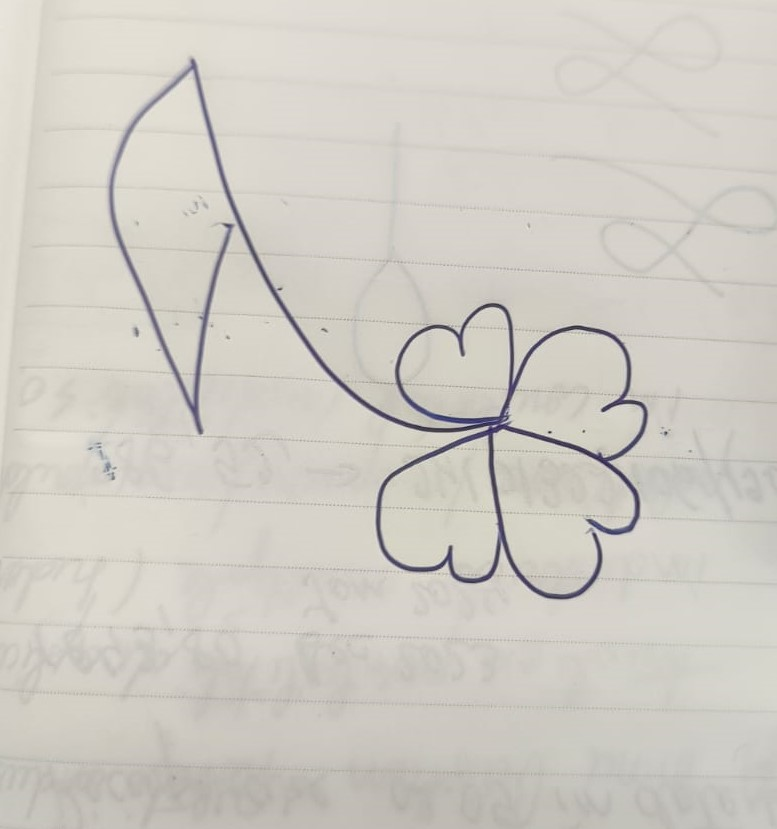
#> input picture test_files/trifoi.jpeg, 777 x 829 px
$ python test-recognize-lines.py
#> lines starting #> are read from the running program, lines starting #| are printed output that depends on the picture; after the words box and inside, x2 and y2 are one past the last pixel; in counts of white or black regions, pixels touching at a corner belong together
# ======================[ GENERATE POINTS]============================
import numpy as np
import matplotlib.pyplot as plt
import cv2


image = cv2.imread("./test_files/trifoi.jpeg")
#> image is the input picture: shape (829, 777, 3); mean B, G, R 196.4, 204, 207.9

# convert to grayscale
grayscale = cv2.cvtColor(image, cv2.COLOR_BGR2GRAY)

# perform edge detection
edges = cv2.Canny(grayscale, 50, 100)
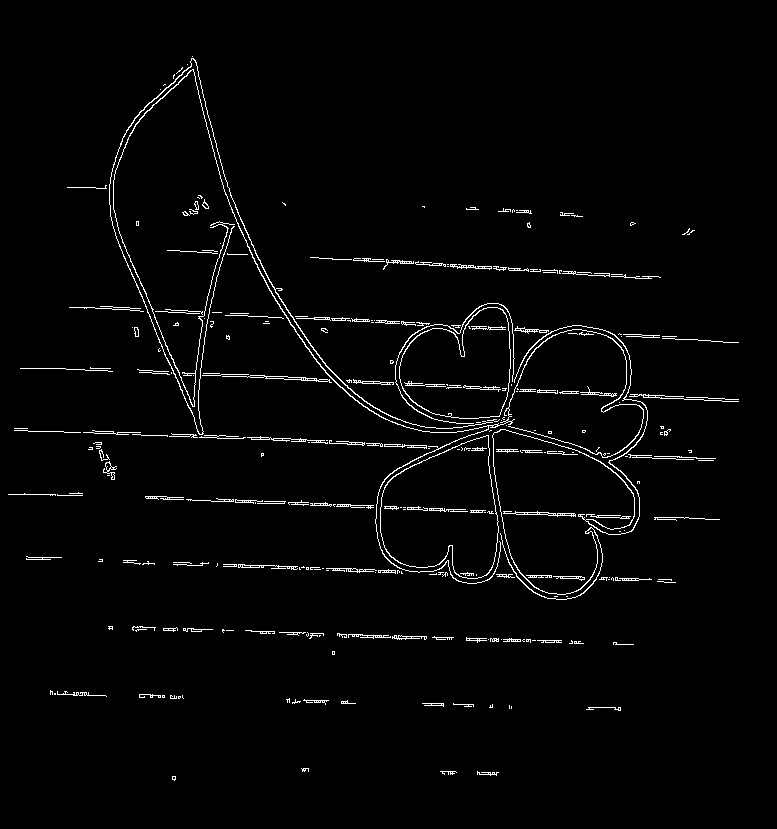
#> edges: shape (829, 777); 2.3% white in thin lines or dots, all inside (x1, y1, x2, y2) = (8, 56, 739, 781)

# detect lines in the image using hough lines technique
lines = cv2.HoughLinesP(edges, 1, np.pi/180, 100, np.array([]), 20, 10)
#> lines = 55 rows, first 6: [173, 562, 455, 572], [123, 562, 154, 563], [186, 434, 414, 445], [235, 502, 350, 506], [234, 376, 672, 398], [74, 307, 208, 314]

for line in lines:
    for x1, y1, x2, y2 in line:
        cv2.line(image, (x1, y1), (x2, y2), (20, 220, 20), 3)
#> this loop made 55 passes
#> line on passes 1 to 12: [[173, 562, 455, 572]], [[123, 562, 154, 563]], [[186, 434, 414, 445]], [[235, 502, 350, 506]], [[234, 376, 672, 398]], [[74, 307, 208, 314]], [[436, 573, 636, 580]], [[132, 627, 233, 630]], [[232, 374, 670, 396]], [[456, 325, 538, 329]], [[353, 260, 625, 275]], [[92, 430, 132, 432]]
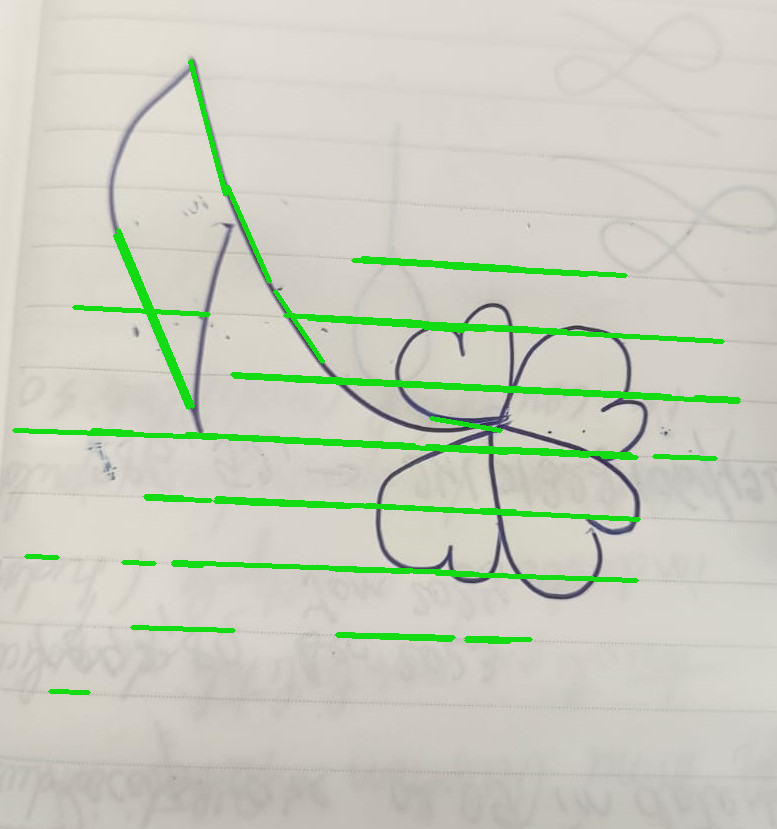
#> image: shape (829, 777, 3); 3.85% of pixels changed, all inside (x1, y1, x2, y2) = (12, 59, 741, 695)

plt.imshow(image)
plt.show()

# =================================[ROBOT MOVEMENT]==========================

import os
import sys

WRITE_HEIGHT = 15 # drawing level
SAFE_HEIGHT = 30 # used to retreat after drawing a line
MAGIC_NUMBER = 0.3 # used as a scale factor
OFFSET = 40
sys.path.append(os.path.join(os.path.dirname(__file__), '../../..'))

from xarm.wrapper import XArmAPI

# CONFIG ROBOT AND IP

if len(sys.argv) >= 2:
    ip = sys.argv[1]
else:
    try:
        from configparser import ConfigParser
        parser = ConfigParser()
        parser.read('../robot.conf')
        ip = parser.get('xArm', 'ip')
    except:
        # ip = input('Please input the xArm ip address:')
        ip = '192.168.1.160'
        if not ip:
            print('input error, exit')
            sys.exit(1)

# RESET, ACTIVATE ROBOT AND SET PARAMETERS

#> (the run stopped early here; a loop or call above may not have finished)

$ run again, with test_files/floare.jpeg copied over test_files/trifoi.jpeg
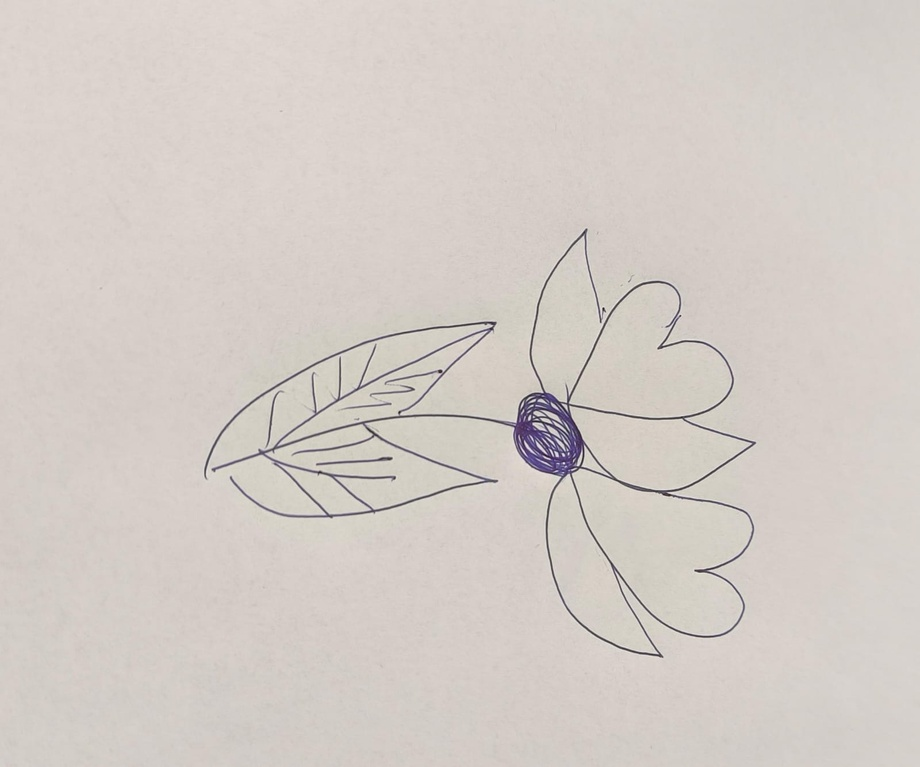
#> input picture test_files/floare.jpeg, 920 x 767 px, shrunk from 1600 x 1334 before the run
#> image is the input picture: shape (767, 920, 3); mean B, G, R 199, 204.4, 211.9
#> `edges = cv2.Canny(grayscale, 50, 100)`:
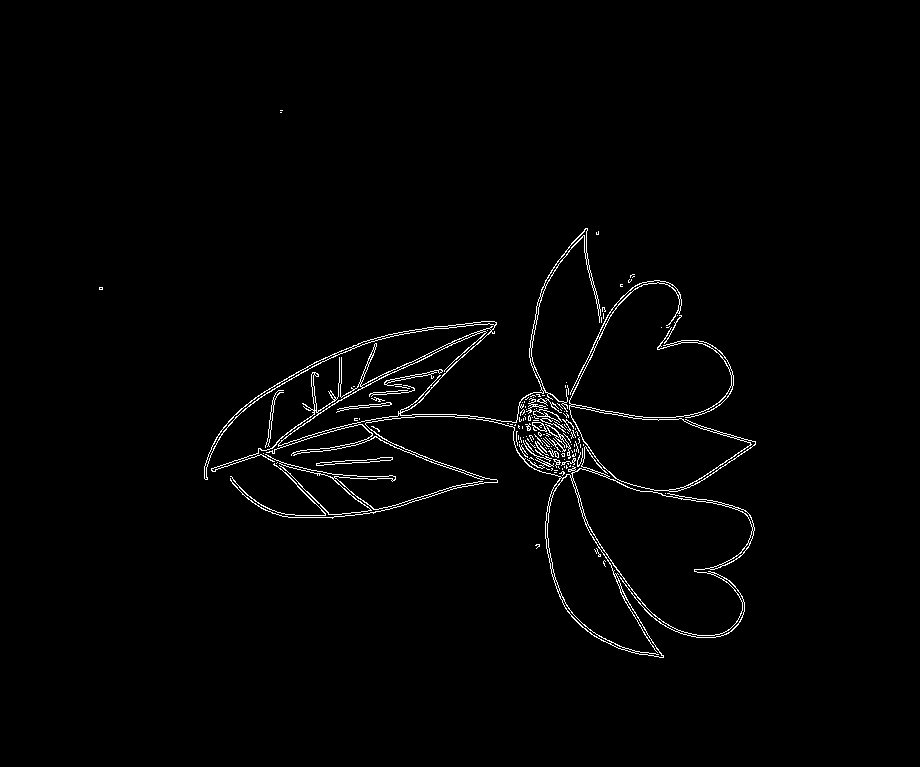
#> edges: shape (767, 920); 1.5% white in thin lines or dots, all inside (x1, y1, x2, y2) = (99, 110, 756, 658)
#> lines = 28 rows, first 6: [557, 261, 586, 232], [418, 374, 440, 378], [580, 509, 640, 622], [303, 406, 347, 409], [546, 457, 654, 490], [399, 418, 423, 394]
#> the loop `for line in lines:` made 28 passes
#> after the loop `for line in lines:`:
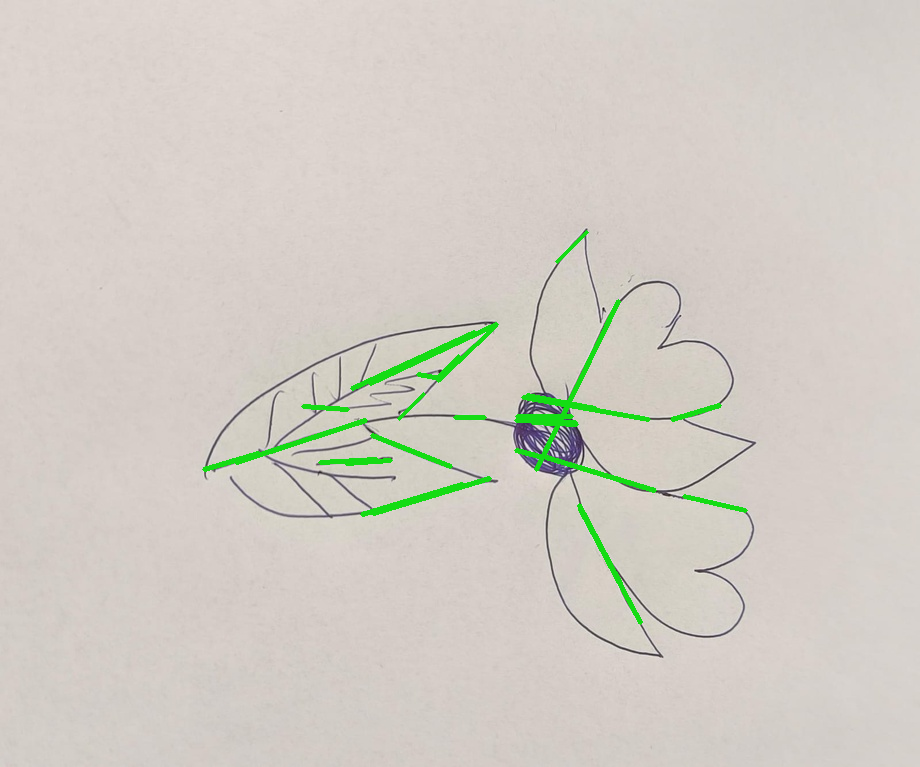
#> image: shape (767, 920, 3); 1.33% of pixels changed, all inside (x1, y1, x2, y2) = (202, 230, 748, 625)
